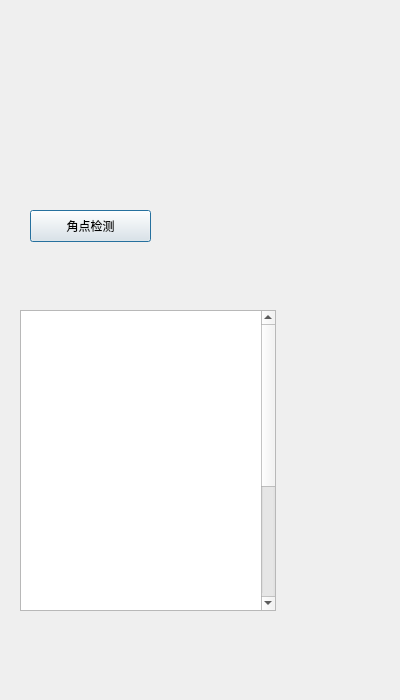
<?xml version="1.0" encoding="UTF-8"?>
<ui version="4.0">
 <class>Chapter10</class>
 <widget class="QDialog" name="Chapter10">
  <property name="geometry">
   <rect>
    <x>0</x>
    <y>0</y>
    <width>400</width>
    <height>700</height>
   </rect>
  </property>
  <property name="windowTitle">
   <string>Dialog</string>
  </property>
  <widget class="QPushButton" name="C10PB1">
   <property name="geometry">
    <rect>
     <x>30</x>
     <y>210</y>
     <width>121</width>
     <height>32</height>
    </rect>
   </property>
   <property name="text">
    <string>角点检测</string>
   </property>
  </widget>
  <widget class="QTextBrowser" name="textBrowser">
   <property name="geometry">
    <rect>
     <x>20</x>
     <y>310</y>
     <width>256</width>
     <height>301</height>
    </rect>
   </property>
   <property name="styleSheet">
    <string notr="true">QTextBrowser {background-color:rgb(255,132,129,0);border-radius:3px;color:rgb(0,0,0);}
font: 14pt &quot;KaiTi&quot;;</string>
   </property>
   <property name="html">
    <string>&lt;!DOCTYPE HTML PUBLIC &quot;-//W3C//DTD HTML 4.0//EN&quot; &quot;http://www.w3.org/TR/REC-html40/strict.dtd&quot;&gt;
&lt;html&gt;&lt;head&gt;&lt;meta name=&quot;qrichtext&quot; content=&quot;1&quot; /&gt;&lt;style type=&quot;text/css&quot;&gt;
p, li { white-space: pre-wrap; }
&lt;/style&gt;&lt;/head&gt;&lt;body style=&quot; font-family:'.SF NS Text'; font-size:13pt; font-weight:400; font-style:normal;&quot;&gt;
&lt;p style=&quot; margin-top:0px; margin-bottom:0px; margin-left:0px; margin-right:0px; -qt-block-indent:0; text-indent:0px;&quot;&gt;&lt;span style=&quot; font-weight:600; font-style:italic; color:#ffffff;&quot;&gt;角点检测算法可归纳为3类：基于灰度图像的角点检测、基于二值图像的角点检测、基于轮廓曲线的角点检测。基于灰度图像的角点检测又可分为基于梯度、基于模板和基于模板梯度组合3类方法，其中基于模板的方法主要考虑像素领域点的灰度变化，即图像亮度的变化，将与邻点亮度对比足够大的点定义为角点。常见的基于模板的角点检测算法有Kitchen-Rosenfeld角点检测算法，Harris角点检测算法、KLT角点检测算法及SUSAN角点检测算法。和其他角点检测算法相比，SUSAN角点检测算法具有算法简单、位置准确、抗噪声能力强等特点。&lt;/span&gt;&lt;/p&gt;
&lt;p style=&quot;-qt-paragraph-type:empty; margin-top:0px; margin-bottom:0px; margin-left:0px; margin-right:0px; -qt-block-indent:0; text-indent:0px;&quot;&gt;&lt;br /&gt;&lt;/p&gt;&lt;/body&gt;&lt;/html&gt;</string>
   </property>
  </widget>
 </widget>
 <resources/>
 <connections/>
</ui>
